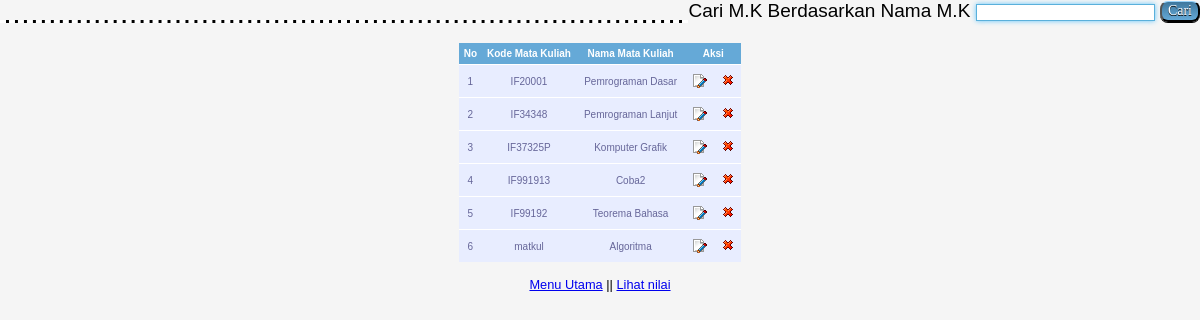
The page /dosen/tampil_mata_kuliah.php (signed in) on the database its author committed.
### tables this page shows
CREATE TABLE `t_mata_kuliah` (
  `kd_mk` varchar(8) NOT NULL,
  `nama_mk` varchar(30) DEFAULT NULL,
  `Tahun` int(11) NOT NULL
);

### dosen/tampil_mata_kuliah.php (the view, shortened to what this page needs)
<?php
	$link=koneksi_db();
?>
<head>
<link rel="stylesheet" type="text/css" href="style.css">
</head>
<div id="cari">
<form method="post" action="cari_mata_kuliah.php">
Cari M.K Berdasarkan Nama M.K
<input type="text" class="textbox" name="txtcari"/>
<input type="submit" value="Cari" class="cari">
</form>
</div>
<hr />
<div id="isi_content">
<?php
	$sql="select * from t_mata_kuliah";
	$res=mysqli_query($link,$sql);
?>
	<center>
	<table id="table-tampil">
	<thead>
		<tr>
			<th>No</th>
			<th>Kode Mata Kuliah </th>
			<th>Nama Mata Kuliah</th>
			<th colspan="2"> Aksi </th>
		</tr>
	</thead>
	<tbody>
	<?php
	$no=0;
	while ($data=mysqli_fetch_array($res))
	{
		$no++;
	?>
		<tr>
			<td><?php echo "$no";?></td>
			<td><?php echo "$data[kd_mk]";?></td>
			<td><?php echo "$data[nama_mk]";?></td>
			<td><a href="ubah_mata_kuliah.php?id=<?php echo "$data[kd_mk]";?>"><img src="../img/ubah.gif"></a></td>
			<td><a href="proses_hapus_mata_kuliah.php?id=<?php echo "$data[kd_mk]";?>"><img src="../img/hapus.gif"></a></td>
		</tr>
		<?php
			}
		?>
	</tbody>
	</table>
	<p><a href ="../hallecturer.php">Menu Utama</a> || <a href ="tampil_nilai.php">Lihat nilai</a></p>
	</div>

### dosen/style.css (style rules this page uses)
#cari { font-family: Arial silver, hkinight, sans-serif; font-size: 19px; display: inline-table; clear: both; float: right; }
#isi_content { margin-top: 20px; line-height: 20px; text-align: justify; }
input.textbox { padding: 0; vertical-align: bottom; position: relative; top: -1px; *overflow: hidden; outline: none; box-shadow: 0px 0px 5px #61C5FA; border: 1px solid #5AB0DB; border-radius: 0; }
#table-tampil { font-family: "Lucida Sans Unicode", "Lucida Grande", sans-serif; font-size: 10px; width: auto; text-align: center; border-collapse: collapse; }
#table-tampil th { padding: 5px; font-weight: normal; font-size: 10px; color: #FFF; background: #65a9d7; font-weight: bold; }
#table-tampil td { padding: 8px; background: #e8edff; border-top: 1px solid #fff; color: #669; }
hr { border: 0; border-bottom: 3px dashed #FFF; background: #000; margin: 20px 5px 20px 0px }
input.cari { border-top: 1px solid #96d1f8; background: #65a9d7; background: -webkit-gradient(linear, left top, left bottom, from(#3e779d), to(#65a9d7)); background: -webkit-linear-gradient(top, #3e779d, #65a9d7); background: -moz-linear-gradient(top, #3e779d, #65a9d7); background: -ms-linear-gradient(top, #3e779d, #65a9d7); background: -o-linear-gradient(top, #3e779d, #65a9d7); -webkit-border-radius: 8px; -moz-border-radius: 8px; border-radius: 8px; -webkit-box-shadow: rgba(0, 0, 0, 1)0 1px 0; -moz-box-shadow: rgba(0, 0, 0, 1)0 1px 0; box-shadow: rgba(0, 0, 0, 1)0 1px 0; text-shadow: rgba(0, 0, 0, 4)0 1px 0; color: white; font-size: 14px; font-family: Georgia, serif; text-decoration: none; vertical-align: middle; }

### rows shown on the page
t_mata_kuliah: kd_mk "IF20001", nama_mk "Pemrograman Dasar"
t_mata_kuliah: kd_mk "IF34348", nama_mk "Pemrograman Lanjut"
t_mata_kuliah: kd_mk "IF37325P", nama_mk "Komputer Grafik"
t_mata_kuliah: kd_mk "IF991913", nama_mk "Coba2"
t_mata_kuliah: kd_mk "IF99192", nama_mk "Teorema Bahasa"
t_mata_kuliah: kd_mk "matkul", nama_mk "Algoritma"
